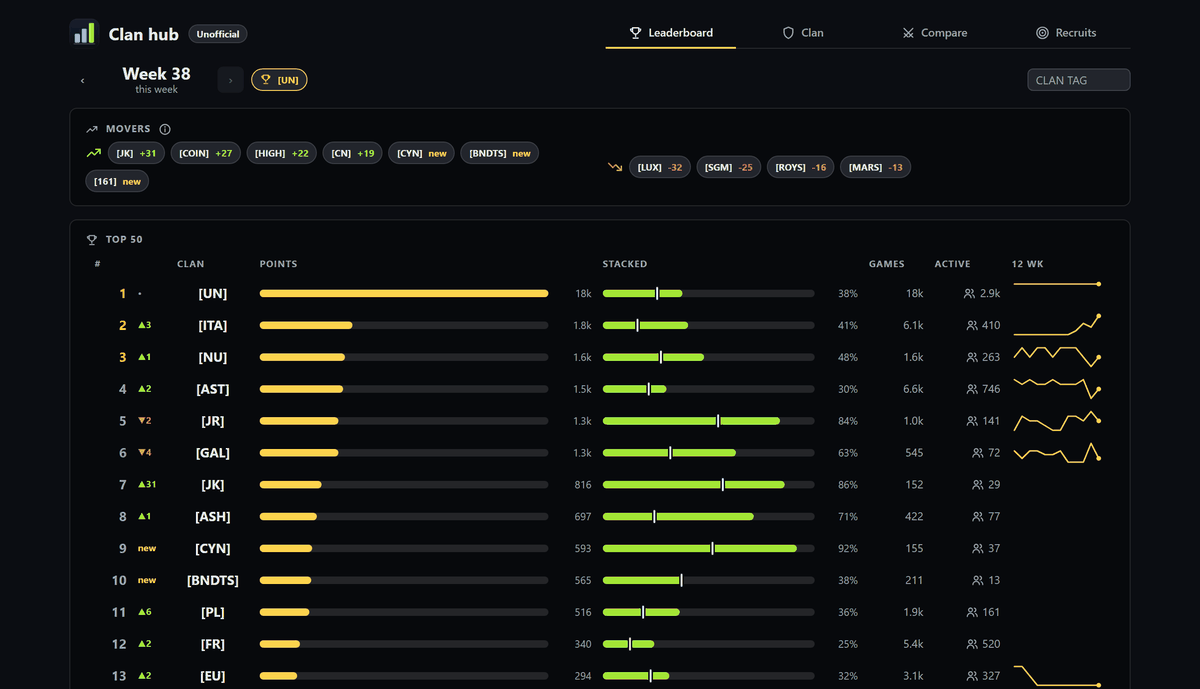
#> input picture docs/img/clan-hub.png, 1200 x 689 px, given in place of 01-lobby-badges.png, which was not available
$ python make-store-images.py
#> lines starting #> are read from the running program, lines starting #| are printed output that depends on the picture; pictures that were not available may be replaced by others from this repository, and a replacement may not be noted
"""Builds the Chrome Web Store images and the README's extra images from the
curated captures in .shots/final/ (see the list in the comments below).

    python tools/make-store-images.py

Output:
  store/screenshot-1..5.png   1280x800, 24-bit, no alpha (the store rejects other sizes)
  store/promo-small-440x280.png, store/store-icon-128.png
  docs/img/*.png              the README's row for the clan hub, tournaments and overlay

Every UI in these images is a capture of the extension itself under a caption
bar. What is staged, and not real: the lobby panel around the badges is the
local fixture (test/index.html) dressed like OpenFront's lobby, with made-up
players and stats; the map behind the stream overlay and the timelapse frames
are made up; recap percentiles are made up. Dashboard, clan hub and tournament
data come from real public records (ofstats.io / OpenFront's game records).
"""
import os
from PIL import Image, ImageDraw, ImageFont

ROOT = os.path.abspath(os.path.join(os.path.dirname(__file__), ".."))
SHOTS = os.path.join(ROOT, ".shots", "final")
OUT = os.path.join(ROOT, "store")
DOCS = os.path.join(ROOT, "docs", "img")
os.makedirs(OUT, exist_ok=True)
os.makedirs(DOCS, exist_ok=True)

W, H, BAR = 1280, 800, 104
BG, PANEL, TEXT, DIM, ACCENT, EDGE = (11, 13, 18), (22, 25, 33), (229, 231, 235), (156, 163, 175), (252, 211, 77), (63, 67, 77)
TAG = "OpenFront Pro · Unofficial"


def font(size, bold=False):
    for name in (["segoeuib.ttf", "arialbd.ttf"] if bold else ["segoeui.ttf", "arial.ttf"]):
        try:
            return ImageFont.truetype(os.path.join(os.environ.get("WINDIR", "C:\\Windows"), "Fonts", name), size)
        except OSError:
            continue
    return ImageFont.load_default()


def shot(name):
    return Image.open(os.path.join(SHOTS, name)).convert("RGB")


def fit(im, w, h):
    scale = min(w / im.width, h / im.height)
    return im.resize((max(1, round(im.width * scale)), max(1, round(im.height * scale))), Image.LANCZOS)


def canvas(title, subtitle):
    im = Image.new("RGB", (W, H), BG)
    d = ImageDraw.Draw(im)
    d.rectangle([0, 0, W, BAR], fill=PANEL)
    d.rectangle([0, BAR - 3, W, BAR], fill=ACCENT)
    d.text((40, 18), title, font=font(36, True), fill=TEXT)
    d.text((40, 66), subtitle, font=font(19), fill=DIM)
    f = font(17, True)
    d.text((W - 40 - d.textlength(TAG, font=f), 30), TAG, font=f, fill=ACCENT)
    return im, d


def place(im, piece, box, align="center"):
    """Fits piece into box (x0, y0, x1, y1) with a thin frame; returns where it went."""
    x0, y0, x1, y1 = box
    piece = fit(piece, x1 - x0, y1 - y0)
    x = x0 + (x1 - x0 - piece.width) // 2
    y = y0 + (y1 - y0 - piece.height) // 2 if align == "center" else y0
    ImageDraw.Draw(im).rectangle([x - 2, y - 2, x + piece.width + 1, y + piece.height + 1], outline=EDGE, width=2)
    im.paste(piece, (x, y))
    return x, y, piece.width, piece.height


def label(im, text, x, y):
    ImageDraw.Draw(im).text((x, y), text, font=font(16, True), fill=ACCENT)


BODY = (32, BAR + 24, W - 32, H - 24)

# 1. lobby badges (01-lobby-badges.png: the local fixture dressed as a lobby, made-up players)
im, _ = canvas("Rank badges in the lobby", "Each player's world rank from public game history (ofstats.io), lobby strength, clan chips, map preview")
#> in canvas, `im = Image.new("RGB", (W, H), BG)`:
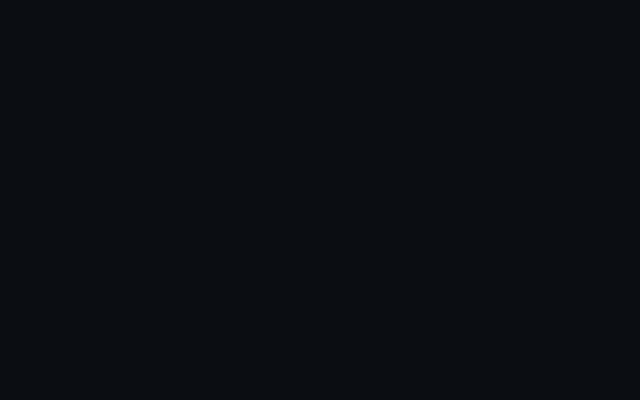
#> im: PIL image 1280x800 RGB (shown at 1/2 size); mean R, G, B 11, 13, 18
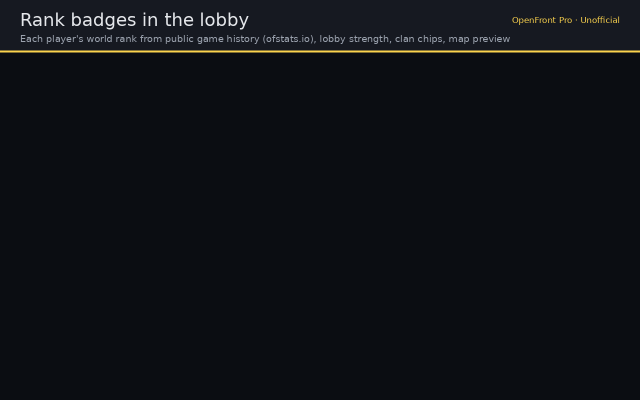
#> im: PIL image 1280x800 RGB (shown at 1/2 size); mean R, G, B 14.9, 16.8, 21.4
place(im, shot("01-lobby-badges.png"), BODY)
#> in shot, returned value is the input picture: PIL image 1200x689 RGB; mean R, G, B 17.1, 19.4, 19.1
#> in place, `x0, y0, x1, y1 = box`: x0 = 32; y0 = 128; x1 = 1248; y1 = 776
#> in place, `x = x0 + (x1 - x0 - piece.width) // 2`: x = 75
#> in place, `y = y0 + (y1 - y0 - piece.height) // 2 if align == "center" else y0`: y = 128
#> in place, `im.paste(piece, (x, y))`:
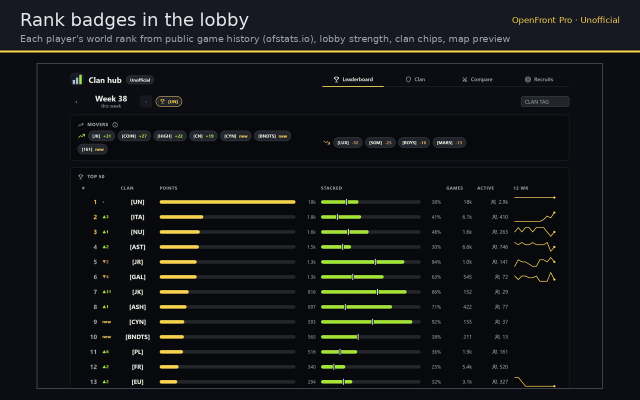
#> im: PIL image 1280x800 RGB (shown at 1/2 size); mean R, G, B 19.7, 21.8, 22.7
im.save(os.path.join(OUT, "screenshot-1.png"), optimize=True)

# 2. dashboard (03-dashboard-classic-hero.png: header, overview and maps of the real dashboard)
im, _ = canvas("Stats dashboard", "World rank, win rate, recent form and streak, and your rank on every map")
place(im, shot("03-dashboard-classic-hero.png"), BODY)
#> call 2 of shot, with name = '03-dashboard-classic-hero.png'
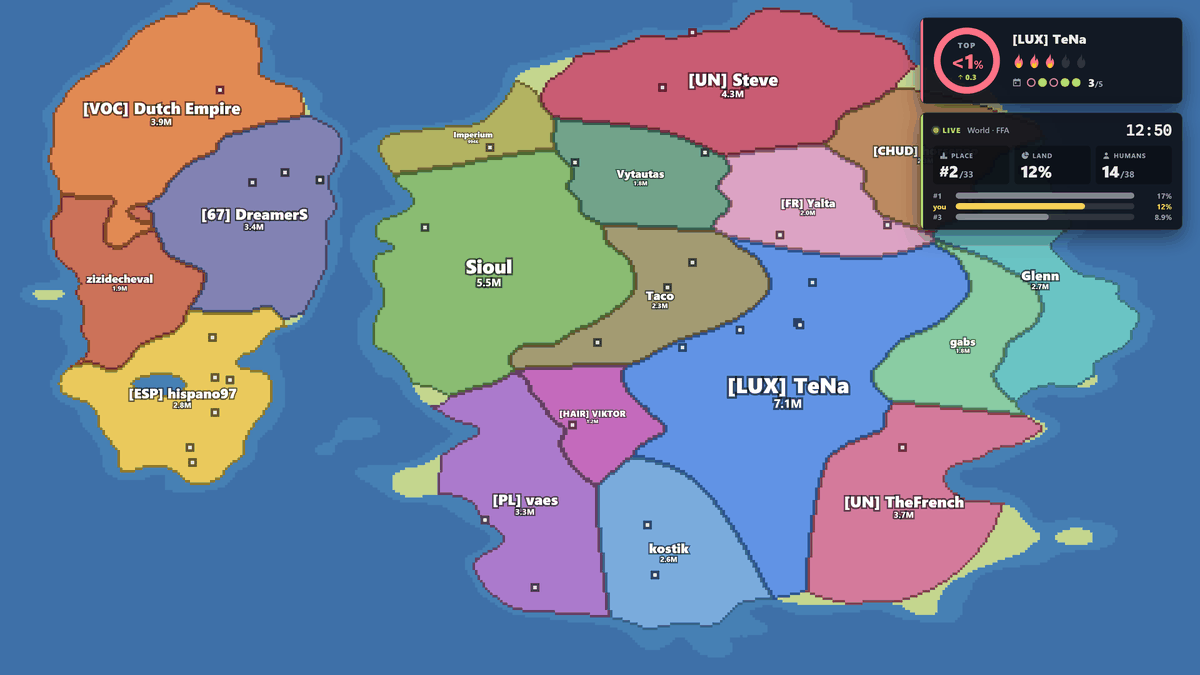
#> input picture docs/img/overlay.png, 1200 x 675 px, given in place of 03-dashboard-classic-hero.png, which was not available
#> in shot, returned value is the input picture: PIL image 1200x675 RGB; mean R, G, B 111.3, 125.8, 150.1
#> call 2 of place, with box = (32, 128, 1248, 776), align = 'center'
#> in place (call 2), `x = x0 + (x1 - x0 - piece.width) // 2`: x = 64
#> in place (call 2), `ImageDraw.Draw(im).rectangle([x - 2, y - 2, x + piece.width + 1, y + p..`:
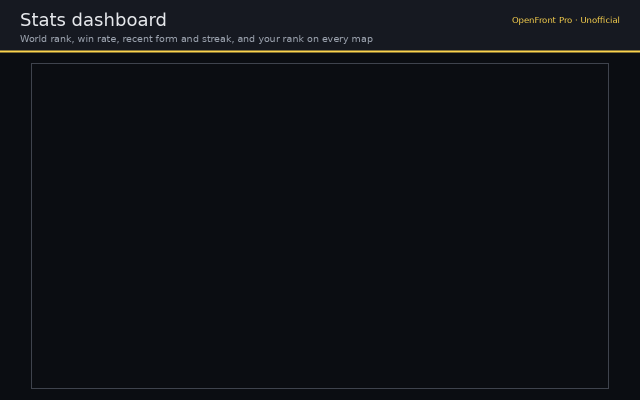
#> im: PIL image 1280x800 RGB (shown at 1/2 size); mean R, G, B 14.9, 16.8, 21.5
#> in place (call 2), `im.paste(piece, (x, y))`:
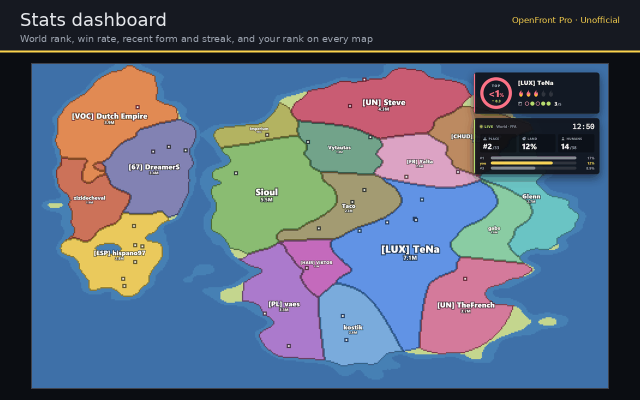
#> im: PIL image 1280x800 RGB (shown at 1/2 size); mean R, G, B 88, 99, 117.7
im.save(os.path.join(OUT, "screenshot-2.png"), optimize=True)

# 3. recap: three tabs of the widget at one common scale
im, _ = canvas("Post-game recap", "Your numbers against the lobby, the survival curve, and a timelapse of the map")
panels = [shot("04-recap-summary.png"), shot("04-recap-graphs.png"), shot("04-recap-timelapse.png")]
#> (the run stopped early here; a loop or call above may not have finished)
